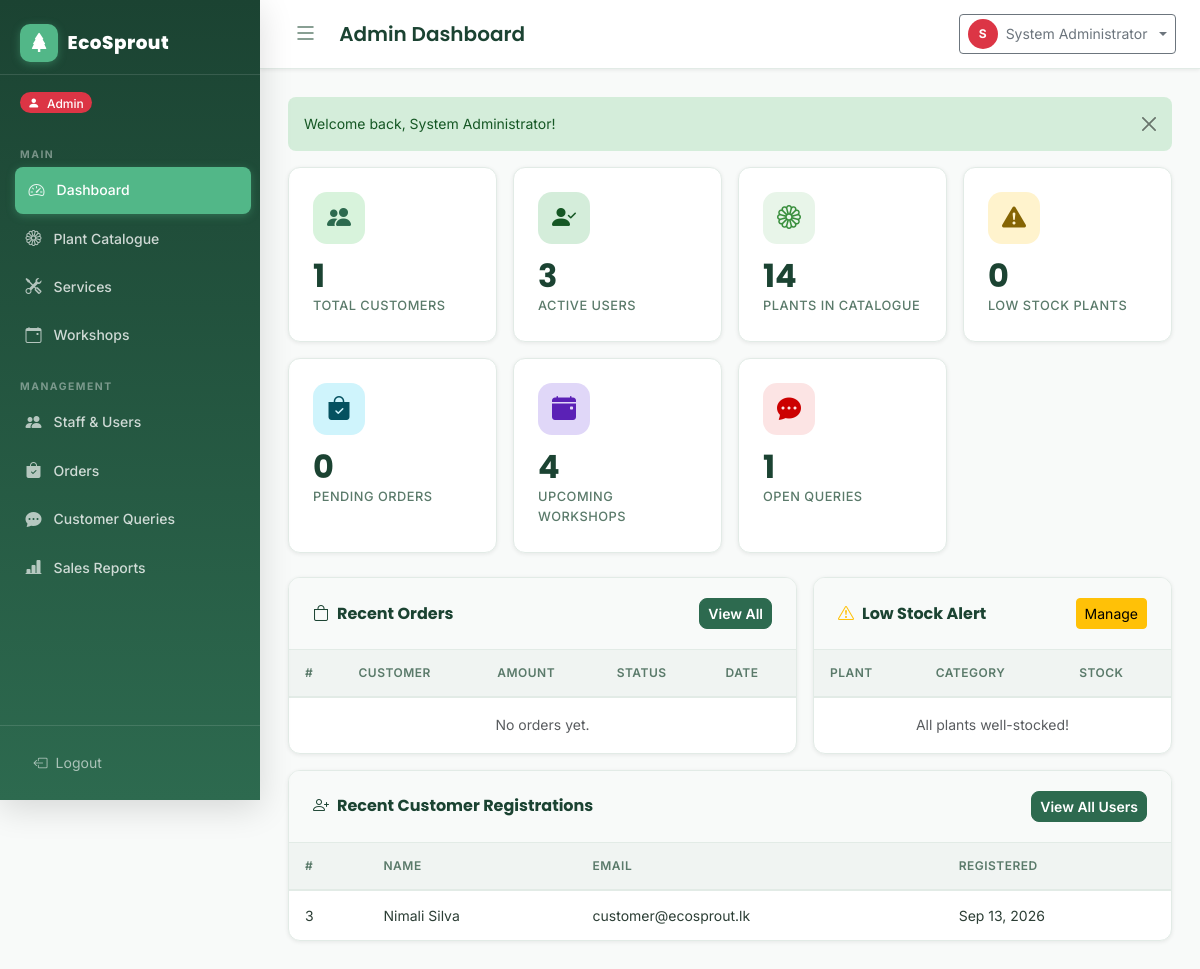
Page /admin/dashboard.php (signed in) on the committed database.
### tables this page shows
CREATE TABLE IF NOT EXISTS users (
    id          INT UNSIGNED AUTO_INCREMENT PRIMARY KEY,
    full_name   VARCHAR(120)  NOT NULL,
    email       VARCHAR(180)  NOT NULL UNIQUE,
    phone       VARCHAR(20)   NULL,
    password    VARCHAR(255)  NOT NULL COMMENT 'Bcrypt hash via password_hash()',
    role        ENUM('customer','staff','admin') NOT NULL DEFAULT 'customer',
    status      ENUM('enabled','disabled')       NOT NULL DEFAULT 'enabled',
    created_at  TIMESTAMP NOT NULL DEFAULT CURRENT_TIMESTAMP,
    updated_at  TIMESTAMP NOT NULL DEFAULT CURRENT_TIMESTAMP ON UPDATE CURRENT_TIMESTAMP,
    INDEX idx_email  (email),
    INDEX idx_role   (role),
    INDEX idx_status (status)
);

### includes/auth.php (called while the page is built, shortened)
<?php
function getBaseUrl(): string
{
    $protocol = (!empty($_SERVER['HTTPS']) && $_SERVER['HTTPS'] !== 'off') ? 'https' : 'http';
    $host     = $_SERVER['HTTP_HOST'] ?? 'localhost';
    $scriptName = str_replace('\\', '/', $_SERVER['SCRIPT_NAME'] ?? '');
    if (preg_match('#^(.*?)/(?:admin|staff|customer|actions|includes|assets|database)(?:/|$)#i', $scriptName, $matches)) {
        $subFolder = $matches[1];
    } else {
        $subFolder = dirname($scriptName);
    }
    $subFolder = str_replace('\\', '/', $subFolder);
    return rtrim($protocol . '://' . $host . $subFolder, '/');
}

### admin/dashboard.php (the view, shortened to what this page needs)
<?php
require_once __DIR__ . '/../includes/auth.php';
require_once __DIR__ . '/../includes/functions.php';
$pdo = getPDO();
$stats = [];
$stmt = $pdo->query("SELECT COUNT(*) FROM users WHERE role='customer'");
$stats['total_customers'] = (int) $stmt->fetchColumn();
$stmt = $pdo->query("SELECT COUNT(*) FROM users WHERE status='enabled'");
$stats['active_users'] = (int) $stmt->fetchColumn();
$stmt = $pdo->query("SELECT COUNT(*) FROM plants");
$stats['total_plants'] = (int) $stmt->fetchColumn();
$stmt = $pdo->query("SELECT COUNT(*) FROM plants WHERE stock_quantity <= 5");
$stats['low_stock'] = (int) $stmt->fetchColumn();
$stmt = $pdo->query("SELECT COUNT(*) FROM orders WHERE order_status='pending'");
$stats['pending_orders'] = (int) $stmt->fetchColumn();
$stmt = $pdo->query("SELECT COUNT(*) FROM workshops WHERE schedule_date > NOW()");
$stats['upcoming_workshops'] = (int) $stmt->fetchColumn();
$stmt = $pdo->query("SELECT COUNT(*) FROM queries WHERE status='open'");
$stats['open_queries'] = (int) $stmt->fetchColumn();
$recentOrders = $pdo->query(
    "SELECT o.id, o.total_amount, o.order_status, o.payment_status, o.order_date, u.full_name
     FROM orders o JOIN users u ON o.customer_id = u.id
     ORDER BY o.order_date DESC LIMIT 5"
)->fetchAll();
$recentCustomers = $pdo->query(
    "SELECT id, full_name, email, created_at FROM users WHERE role='customer' ORDER BY created_at DESC LIMIT 5"
)->fetchAll();
$lowStockPlants = $pdo->query(
    "SELECT id, plant_name, category, stock_quantity FROM plants WHERE stock_quantity <= 5 ORDER BY stock_quantity ASC LIMIT 5"
)->fetchAll();
$base = getBaseUrl();
?>
<!DOCTYPE html>
<html lang="en">
<head>
    <link rel="stylesheet" href="https://cdn.jsdelivr.net/npm/bootstrap@5.3.3/dist/css/bootstrap.min.css">
    <link rel="stylesheet" href="https://cdn.jsdelivr.net/npm/bootstrap-icons@1.11.3/font/bootstrap-icons.min.css">
    <link rel="stylesheet" href="<?= $base ?>/assets/css/style.css">
</head>
<body>
<div class="app-wrapper">
    <?php require_once __DIR__ . '/../components/sidebar.php'; ?>
    <div class="main-content">
        <?php require_once __DIR__ . '/../components/navbar.php'; ?>
        <div class="page-content">
            <div class="row g-3 mb-4">
                <div class="col-6 col-md-4 col-xl-3">
                    <div class="stat-card">
                        <div class="stat-icon" style="background:var(--eco-mint);color:var(--eco-primary);">
                            <i class="bi bi-people-fill"></i>
                        </div>
                        <div class="stat-value"><?= $stats['total_customers'] ?></div>
                        <div class="stat-label">Total Customers</div>
                    </div>
                </div>
                <div class="col-6 col-md-4 col-xl-3">
                    <div class="stat-card">
                        <div class="stat-icon" style="background:#d4edda;color:#155724;">
                            <i class="bi bi-person-check-fill"></i>
                        </div>
                        <div class="stat-value"><?= $stats['active_users'] ?></div>
                        <div class="stat-label">Active Users</div>
                    </div>
                </div>
                <div class="col-6 col-md-4 col-xl-3">
                    <div class="stat-card">
                        <div class="stat-icon" style="background:#e8f5e9;color:#388e3c;">
                            <i class="bi bi-flower1"></i>
                        </div>
                        <div class="stat-value"><?= $stats['total_plants'] ?></div>
                        <div class="stat-label">Plants in Catalogue</div>
                    </div>
                </div>
                <div class="col-6 col-md-4 col-xl-3">
                    <div class="stat-card">
                        <div class="stat-icon" style="background:#fff3cd;color:#856404;">
                            <i class="bi bi-exclamation-triangle-fill"></i>
                        </div>
                        <div class="stat-value"><?= $stats['low_stock'] ?></div>
                        <div class="stat-label">Low Stock Plants</div>
                    </div>
                </div>
                <div class="col-6 col-md-4 col-xl-3">
                    <div class="stat-card">
                        <div class="stat-icon" style="background:#cff4fc;color:#055160;">
                            <i class="bi bi-bag-check-fill"></i>
                        </div>
                        <div class="stat-value"><?= $stats['pending_orders'] ?></div>
                        <div class="stat-label">Pending Orders</div>
                    </div>
                </div>
                <div class="col-6 col-md-4 col-xl-3">
                    <div class="stat-card">
                        <div class="stat-icon" style="background:#e0d7f8;color:#5b21b6;">
                            <i class="bi bi-calendar-event-fill"></i>
                        </div>
                        <div class="stat-value"><?= $stats['upcoming_workshops'] ?></div>
                        <div class="stat-label">Upcoming Workshops</div>
                    </div>
                </div>
                <div class="col-6 col-md-4 col-xl-3">
                    <div class="stat-card">
                        <div class="stat-icon" style="background:#fce4e4;color:#c00;">
                            <i class="bi bi-chat-dots-fill"></i>
                        </div>
                        <div class="stat-value"><?= $stats['open_queries'] ?></div>
                        <div class="stat-label">Open Queries</div>
                    </div>
                </div>
            </div>
            <div class="row g-3 mb-3">
                <div class="col-lg-7">
                    <div class="eco-card">
                        <div class="eco-card-header">
                            <h6><i class="bi bi-bag me-2"></i>Recent Orders</h6>
                            <a href="<?= $base ?>/admin/orders.php" class="btn btn-sm btn-eco-primary">View All</a>
                        </div>
                        <div class="eco-table-wrap">
                            <table class="eco-table">
                                <thead>
                                    <tr>
                                        <th>#</th>
                                        <th>Customer</th>
                                        <th>Amount</th>
                                        <th>Status</th>
                                        <th>Date</th>
                                    </tr>
                                </thead>
                                <tbody>
                                    <?php if (empty($recentOrders)): ?>
                                    <tr><td colspan="5" class="text-center text-muted py-3">No orders yet.</td></tr>
                                    <?php endif; ?>
                                </tbody>
                            </table>
                        </div>
                    </div>
                </div>
                <div class="col-lg-5">
                    <div class="eco-card">
                        <div class="eco-card-header">
                            <h6><i class="bi bi-exclamation-triangle me-2 text-warning"></i>Low Stock Alert</h6>
                            <a href="<?= $base ?>/admin/plants.php" class="btn btn-sm btn-warning">Manage</a>
                        </div>
                        <div class="eco-table-wrap">
                            <table class="eco-table">
                                <thead><tr><th>Plant</th><th>Category</th><th>Stock</th></tr></thead>
                                <tbody>
                                    <?php if (empty($lowStockPlants)): ?>
                                    <tr><td colspan="3" class="text-center text-muted py-3">All plants well-stocked!</td></tr>
                                    <?php endif; ?>
                                </tbody>
                            </table>
                        </div>
                    </div>
                </div>
            </div>
            <div class="eco-card">
                <div class="eco-card-header">
                    <h6><i class="bi bi-person-plus me-2"></i>Recent Customer Registrations</h6>
                    <a href="<?= $base ?>/admin/staff.php" class="btn btn-sm btn-eco-primary">View All Users</a>
                </div>
                <div class="eco-table-wrap">
                    <table class="eco-table">
                        <thead>
                            <tr>
                                <th>#</th>
                                <th>Name</th>
                                <th>Email</th>
                                <th>Registered</th>
                            </tr>
                        </thead>
                        <tbody>
                            <?php if (empty($recentCustomers)): ?>
                            <tr><td colspan="4" class="text-center text-muted py-3">No customers yet.</td></tr>
                            <?php else: ?>
                            <?php foreach ($recentCustomers as $c): ?>
                            <tr>
                                <td><?= $c['id'] ?></td>
                                <td><?= htmlspecialchars($c['full_name']) ?></td>
                                <td><?= htmlspecialchars($c['email']) ?></td>
                                <td><?= date('M d, Y', strtotime($c['created_at'])) ?></td>
                            </tr>
                            <?php endforeach; ?>
                            <?php endif; ?>
                        </tbody>
                    </table>
                </div>
            </div>
        </div>
    </div>
</div>
</body>
</html>

### assets/css/style.css (style rules this page uses)
:root { --eco-primary: #2d6a4f; --eco-primary-dark: #1b4332; --eco-primary-light: #40916c; --eco-accent: #52b788; --eco-accent-light: #95d5b2; --eco-mint: #d8f3dc; --eco-earth: #a98467; --eco-sand: #f4e8c1; --eco-bark: #6b4226; --eco-gray-50: #f8faf9; --eco-gray-100: #f0f4f2; --eco-gray-200: #e2ebe6; --eco-gray-400: #9dbaab; --eco-gray-600: #5a7a6a; --eco-gray-800: #2c3e35; --sidebar-width: 260px; --navbar-height: 64px; --border-radius: 12px; --border-radius-sm: 8px; --shadow-sm: 0 1px 4px rgba(0,0,0,0.08); --shadow-md: 0 4px 16px rgba(0,0,0,0.10); --shadow-lg: 0 8px 32px rgba(0,0,0,0.14); --transition: all 0.25s cubic-bezier(.4,0,.2,1); }
*, *::before, *::after { box-sizing: border-box; }
html { scroll-behavior: smooth; }
body { font-family: 'Inter', system-ui, sans-serif; background-color: var(--eco-gray-50); color: var(--eco-gray-800); font-size: 0.925rem; line-height: 1.6; min-height: 100vh; }
h1, h2, h3, h4, h5, h6 { font-family: 'Poppins', 'Inter', sans-serif; font-weight: 700; color: var(--eco-primary-dark); }
a { color: var(--eco-primary); text-decoration: none; transition: var(--transition); }
.app-wrapper { display: flex; width: 100%; min-height: 100vh; overflow-x: hidden; position: relative; }
.main-content { margin-left: 260px !important; width: calc(100% - 260px) !important; max-width: calc(100% - 260px) !important; min-width: 0; flex: 1 1 auto; display: flex; flex-direction: column; min-height: 100vh; transition: margin-left 0.3s cubic-bezier(.4,0,.2,1), width 0.3s cubic-bezier(.4,0,.2,1), max-width 0.3s cubic-bezier(.4,0,.2,1); overflow-x: hidden; box-sizing: border-box; }
.content-area, .page-content { padding: 1.75rem; flex: 1 0 auto; width: 100%; max-width: 100%; min-width: 0; }
.stat-card { background: #fff; border-radius: var(--border-radius); padding: 1.5rem; box-shadow: var(--shadow-sm); border: 1px solid var(--eco-gray-200); transition: var(--transition); height: 100%; }
.stat-card .stat-icon { width: 52px; height: 52px; border-radius: 14px; display: flex; align-items: center; justify-content: center; font-size: 1.5rem; margin-bottom: 1rem; }
.stat-card .stat-value { font-size: 2rem; font-weight: 700; font-family: 'Poppins', sans-serif; color: var(--eco-primary-dark); line-height: 1; margin-bottom: 0.25rem; }
.stat-card .stat-label { font-size: 0.8rem; font-weight: 500; color: var(--eco-gray-600); text-transform: uppercase; letter-spacing: 0.5px; }
.eco-card { background: #fff; border-radius: var(--border-radius); box-shadow: var(--shadow-sm); border: 1px solid var(--eco-gray-200); overflow: hidden; }
.eco-card-header { padding: 1.25rem 1.5rem; border-bottom: 1px solid var(--eco-gray-200); background: var(--eco-gray-50); display: flex; align-items: center; justify-content: space-between; gap: 1rem; flex-wrap: wrap; }
.eco-card-header h5, .eco-card-header h6 { margin: 0; font-size: 1rem; color: var(--eco-primary-dark); }
.eco-table-wrap { overflow-x: auto; }
.eco-table { width: 100%; border-collapse: separate; border-spacing: 0; font-size: 0.875rem; }
.eco-table thead th { background: var(--eco-gray-100); color: var(--eco-gray-600); font-weight: 600; font-size: 0.75rem; letter-spacing: 0.5px; text-transform: uppercase; padding: 0.85rem 1rem; border-bottom: 2px solid var(--eco-gray-200); white-space: nowrap; }
.eco-table tbody td { padding: 0.85rem 1rem; border-bottom: 1px solid var(--eco-gray-200); vertical-align: middle; color: var(--eco-gray-800); }
.eco-table tbody tr:last-child td { border-bottom: none; }
.eco-table tbody tr { transition: background 0.15s; }
.btn-eco-primary { background: var(--eco-primary); border-color: var(--eco-primary); color: #fff; font-weight: 600; border-radius: var(--border-radius-sm); transition: var(--transition); }
.page-content { animation: fadeInUp 0.35s ease forwards; }

### rows in the picture
users: id "3", full_name "Nimali Silva", email "customer@ecosprout.lk", created_at "Sep 13, 2026"

### other values in the picture
$role "Admin"
$pageHeading "Admin Dashboard"
substr($userName, 0, 1) "S"
$userName "System Administrator"
$msg "Welcome back, System Administrator!"
$stats['total_customers'] "1"
$stats['active_users'] "3"
$stats['total_plants'] "14"
$stats['low_stock'] "0"
$stats['pending_orders'] "0"
$stats['upcoming_workshops'] "4"
$stats['open_queries'] "1"
